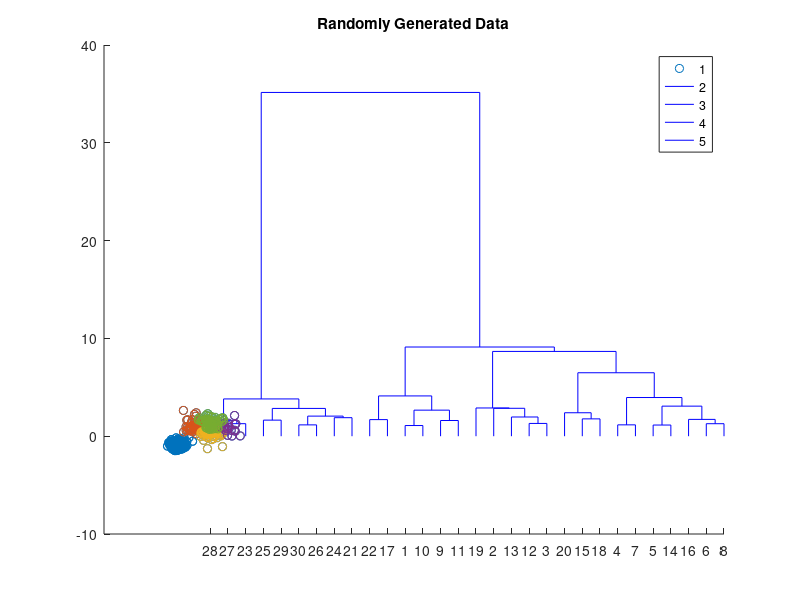

The MATLAB source for this figure:
clear;clc;
rng('default'); % For reproducibility
X = [(randn(200,2)*0.75)+1;
    (randn(200,2)*0.25)-1];
X=zscore(X);%对数据矩阵进行标准化处理
scatter(X(:,1),X(:,2));
title('Randomly Generated Data');
Z = linkage(X,'ward');
dendrogram(Z);
% T = cluster(Z,'cutoff',4,'Depth',6);
T = cluster(Z,'maxclust',5);
gscatter(X(:,1),X(:,2),T)